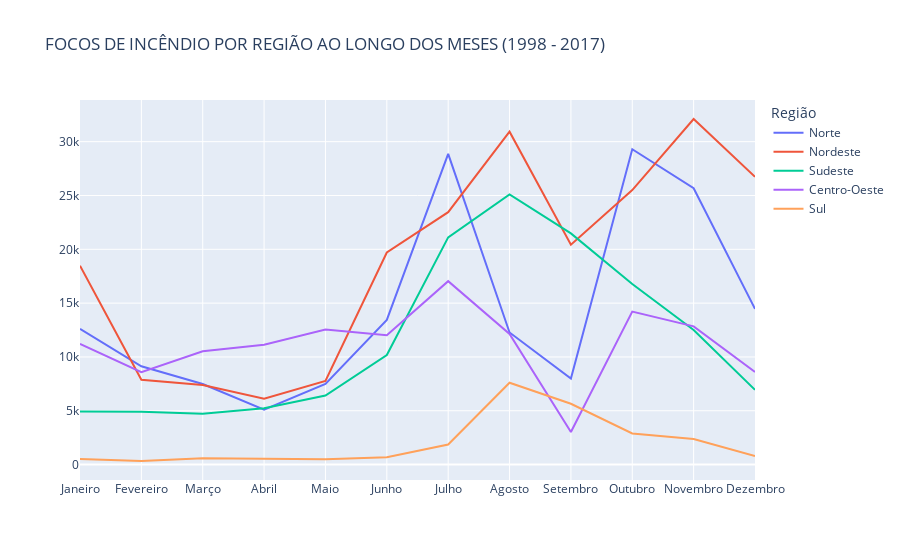

Source (notebook cell):
### Markdown cell above
### 6. Como varia a quantidade de incêndios de cada região ao longo dos meses?

### Code cell
df6 = df[['number', 'regiao', 'month']].groupby(['regiao', 'month'], sort=False).sum('number').reset_index()

fig = px.line(df6, x = 'month', y = 'number', color = 'regiao',
              title='FOCOS DE INCÊNDIO POR REGIÃO AO LONGO DOS MESES (1998 - 2017)',
              labels={
                 "number": " ",
                 "regiao": "Região ",
                 "month": " "
                 }
            )
fig.show()

### Figure 1 — Plotly figure (JSON) as saved in the notebook; plotly's stock layout.template omitted (floating-point values rounded to 4 significant figures)
{"data": [{"hovertemplate": "Região =Norte<br> =%{y}<extra></extra>", "legendgroup": "Norte", "line": {"color": "#636efa", "dash": "solid"}, "marker": {"symbol": "circle"}, "mode": "lines", "name": "Norte", "orientation": "v", "showlegend": true, "type": "scatter", "x": ["Janeiro", "Fevereiro", "Março", "Abril", "Maio", "Junho", "Julho", "Agosto", "Setembro", "Outubro", "Novembro", "Dezembro"], "xaxis": "x", "y": [12600.0, 9130, 7483.0, 5112, 7492, 13440.0, 28860.0, 12270.0, 8001.0, 29300.0, 25680.0, 14460.0], "yaxis": "y"}, {"hovertemplate": "Região =Nordeste<br> =%{y}<extra></extra>", "legendgroup": "Nordeste", "line": {"color": "#EF553B", "dash": "solid"}, "marker": {"symbol": "circle"}, "mode": "lines", "name": "Nordeste", "orientation": "v", "showlegend": true, "type": "scatter", "x": ["Janeiro", "Fevereiro", "Março", "Abril", "Maio", "Junho", "Julho", "Agosto", "Setembro", "Outubro", "Novembro", "Dezembro"], "xaxis": "x", "y": [18484, 7873, 7399, 6116, 7773, 19702, 23450.0, 30930.0, 20420.0, 25500.0, 32110.0, 26730.0], "yaxis": "y"}, {"hovertemplate": "Região =Sudeste<br> =%{y}<extra></extra>", "legendgroup": "Sudeste", "line": {"color": "#00cc96", "dash": "solid"}, "marker": {"symbol": "circle"}, "mode": "lines", "name": "Sudeste", "orientation": "v", "showlegend": true, "type": "scatter", "x": ["Janeiro", "Fevereiro", "Março", "Abril", "Maio", "Junho", "Julho", "Agosto", "Setembro", "Outubro", "Novembro", "Dezembro"], "xaxis": "x", "y": [4936, 4920, 4713, 5242, 6411, 10174, 21110.0, 25100.0, 21480.0, 16770.0, 12500.0, 6948.0], "yaxis": "y"}, {"hovertemplate": "Região =Centro-Oeste<br> =%{y}<extra></extra>", "legendgroup": "Centro-Oeste", "line": {"color": "#ab63fa", "dash": "solid"}, "marker": {"symbol": "circle"}, "mode": "lines", "name": "Centro-Oeste", "orientation": "v", "showlegend": true, "type": "scatter", "x": ["Janeiro", "Fevereiro", "Março", "Abril", "Maio", "Junho", "Julho", "Agosto", "Setembro", "Outubro", "Novembro", "Dezembro"], "xaxis": "x", "y": [11217, 8592.0, 10530.0, 11140.0, 12560.0, 12030.0, 17040.0, 12140.0, 3027.0, 14220.0, 12840.0, 8602.0], "yaxis": "y"}, {"hovertemplate": "Região =Sul<br> =%{y}<extra></extra>", "legendgroup": "Sul", "line": {"color": "#FFA15A", "dash": "solid"}, "marker": {"symbol": "circle"}, "mode": "lines", "name": "Sul", "orientation": "v", "showlegend": true, "type": "scatter", "x": ["Janeiro", "Fevereiro", "Março", "Abril", "Maio", "Junho", "Julho", "Agosto", "Setembro", "Outubro", "Novembro", "Dezembro"], "xaxis": "x", "y": [510, 333, 588, 577, 499, 673, 1866, 7603.0, 5649.0, 2894, 2379, 789], "yaxis": "y"}], "layout": {"legend": {"title": {"text": "Região "}, "tracegroupgap": 0}, "title": {"text": "FOCOS DE INCÊNDIO POR REGIÃO AO LONGO DOS MESES (1998 - 2017)"}, "xaxis": {"anchor": "y", "domain": [0, 1], "title": {"text": " "}}, "yaxis": {"anchor": "x", "domain": [0, 1], "title": {"text": " "}}}}
